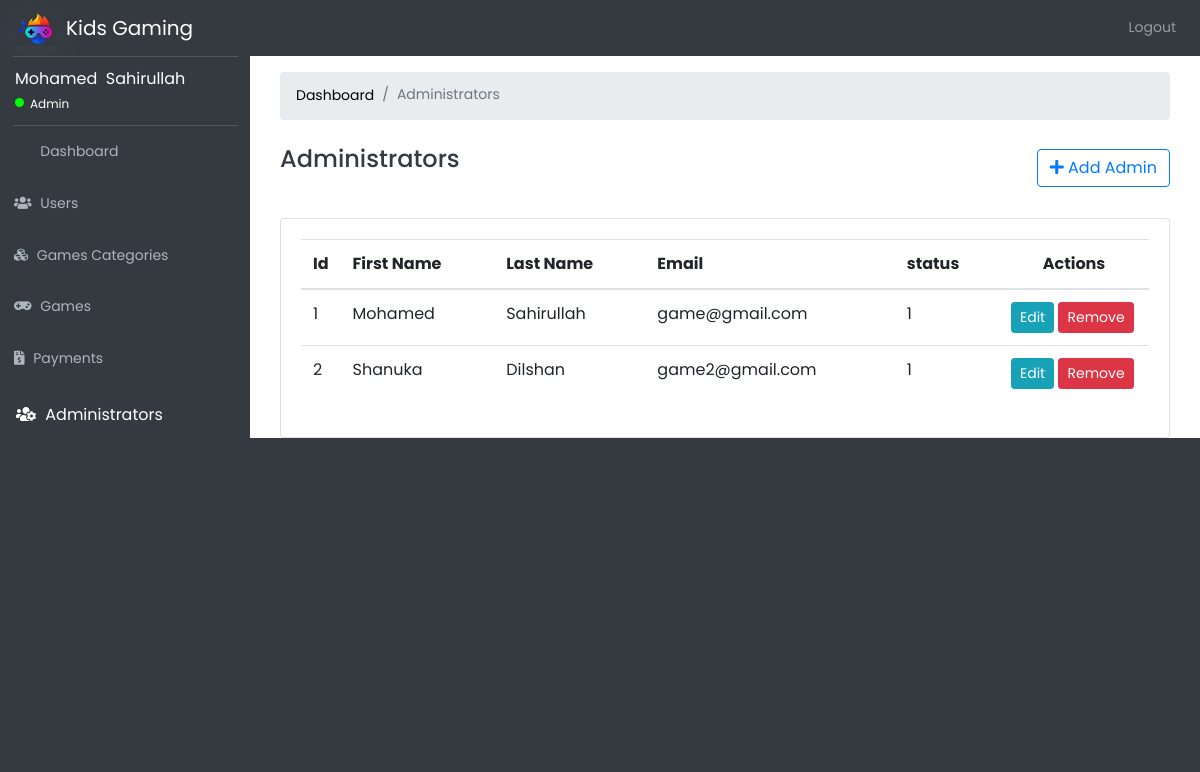
/dashboard/admin.php (signed in), run on the app's committed database.
### tables this page shows
CREATE TABLE `users` (
  `id` int(11) NOT NULL,
  `firstName` varchar(500) NOT NULL,
  `lastName` varchar(500) NOT NULL,
  `email` varchar(500) NOT NULL,
  `password` varchar(255) DEFAULT NULL,
  `role` varchar(200) NOT NULL,
  `status` tinyint(1) NOT NULL DEFAULT '1',
  `last_login` timestamp NOT NULL DEFAULT CURRENT_TIMESTAMP ON UPDATE CURRENT_TIMESTAMP
);

### dashboard/admin.php (the view, shortened to what this page needs)
<?php
include('../common/header.php');
include('d-header.php');
require '../common/conn.php';
$query = "SELECT * FROM users WHERE role='ROLE_ADMIN'";
$result = mysqli_query($conn, $query);
$admins = [];
while ($admin = mysqli_fetch_array($result)) {
    $admins[] = array(
        'id' => $admin['id'],
        'firstName' => $admin['firstName'],
        'lastName' => $admin['lastName'],
        'email' => $admin['email'],
        'status' => $admin['status'],
    );
}
?>
<body class="fixed-nav sticky-footer bg-dark">
    <div class="content-wrapper">
        <div class="container-fluid">
            <div class="col-12">
                <nav aria-label="breadcrumb">
                    <ol class="breadcrumb">
                        <li class="breadcrumb-item"><a class="cw" href="index.php">Dashboard</a></li>
                        <li class="breadcrumb-item active" aria-current="page"> Administrators</li>
                    </ol>
                </nav>
                <h4 class="page-title text-truncate text-dark font-weight-medium mbt-c-20"> Administrators</h4>
                <button class="btn btn-outline-primary pull-right add-new-btn" data-toggle="modal" data-target="#adminModel"> <i class="fa fa-plus mr-i-5"></i> Add Admin </button>
                <br>
                <div class="card">
                    <div class="card-body">
                        <div class="table-responsive">
                            <table id="zero_config" class="table no-wrap">
                                <thead>
                                    <tr>
                                        <th width="10px">Id</th>
                                        <th>First Name</th>
                                        <th>Last Name</th>
                                        <th>Email</th>
                                        <th>status</th>
                                        <th width="150px" class="text-center">Actions</th>
                                    </tr>
                                </thead>
                                <tbody>
                                    <?php foreach ($admins as $key => $admin) {
                                        echo "<tr>
                                        <td id='user-id'>" .  $key + 1 . "</td>
                                        <td>" . $admin['firstName'] . "</td>
                                        <td>" . $admin['lastName'] . "</td>
                                        <td>" . $admin['email'] . "</td>
                                        <td >" . $admin['status'] . "</td>
                                 <td><button type='button' data-id='" . $admin['id'] . "' data-name='" . $admin['name'] . "' class='btn btn-info btn-sm edit-btn' data-dismiss='modal'>Edit</button>
                                 <button type='button'  data-id='" . $admin['id'] . "' class='btn btn-danger btn-sm remove-btn'>Remove</button></td>
                                 </tr>";
                                    } ?>
                                </tbody>
                            </table>
                        </div>
                    </div>
                </div>
            </div>
        </div>
</body>

### common/header.php (shortened to what this page needs)
<!DOCTYPE html>
<html lang="en">
<head>
    <link rel="stylesheet" href="https://cdn.jsdelivr.net/npm/bootstrap@4.6.0/dist/css/bootstrap.min.css">
    <link rel="stylesheet" type="text/css" href="../fonts/font-awesome-4.7.0/css/font-awesome.min.css">
    <link rel="stylesheet" type="text/css" href="../fonts/iconic/css/material-design-iconic-font.min.css">
    <link rel="stylesheet" type="text/css" href="../vendor/animate/animate.css">
    <link rel="stylesheet" type="text/css" href="../vendor/css-hamburgers/hamburgers.min.css">
    <link rel="stylesheet" type="text/css" href="../vendor/animsition/css/animsition.min.css">
    <link rel="stylesheet" type="text/css" href="../vendor/select2/select2.min.css">
    <link rel="stylesheet" type="text/css" href="../vendor/daterangepicker/daterangepicker.css">
    <link rel="stylesheet" type="text/css" href="../css/util.css">
    <link rel="stylesheet" type="text/css" href="../css/main.css">
    <link rel="stylesheet" href="https://cdnjs.cloudflare.com/ajax/libs/material-design-iconic-font/2.2.0/css/material-design-iconic-font.min.css" />
    <link rel="stylesheet" href="https://pro.fontawesome.com/releases/v5.10.0/css/all.css" />
</head>
<body>

### dashboard/d-header.php (shortened to what this page needs)
<link rel="stylesheet" type="text/css" href="css/dashboard.css">
<nav class="navbar navbar-expand-lg navbar-dark bg-dark fixed-top " id="mainNav">
    <img src="../images/logo2.png" alt="logo" class="bxsd-1 logo-img">
    <a class="navbar-brand" href="index.html">Kids Gaming</a>
    <div class="collapse navbar-collapse" id="navbarResponsive">
        <ul class="navbar-nav navbar-sidenav" id="dashboard">
            <div class="hr-line"></div>
            <div class="user-name">
                    <span><?php echo $_SESSION['login_user_firstname'] ?></span>&nbsp<span><?php echo $_SESSION['login_user_lastname'] ?></span>
                    <div class="role-div"><span class="green-circle"></span><span class="role">Admin</span></div>
                </div>
            <div class="hr-line"></div>
            <li class="nav-item <?php echo basename($_SERVER['REQUEST_URI']) == 'index.php' ? 'disabled disabled-c disabled disabled-c-c' : '' ?>" data-toggle="tooltip" data-placement="right" title="Dashboard">
                <a class="nav-link <?php echo basename($_SERVER['REQUEST_URI']) == 'index.php' ? 'disabled disabled-c disabled-c' : '' ?>" href="index.php" style="color:#adb5bd;">
                    <i class="fa fa-fw fa-dashboard" style="margin-right: 5px;"></i>
                    <span class="nav-link-text">Dashboard </span>
                </a>
            </li>
            <li class="nav-item <?php echo basename($_SERVER['REQUEST_URI']) == 'users.php' ? 'disabled disabled-c' : '' ?>" data-toggle="tooltip" data-placement="right" title="Users">
                <a class="nav-link <?php echo basename($_SERVER['REQUEST_URI']) == 'users.php' ? 'disabled disabled-c' : '' ?>" href="users.php" style="color:#adb5bd;">
                    <i class="fas fa-users" style="margin-right: 5px;"></i>
                    <span class="nav-link-text">Users</span>
                </a>
            </li>
            <li class="nav-item <?php echo basename($_SERVER['REQUEST_URI']) == 'game-categories.php' ? 'disabled disabled-c' : '' ?>" data-toggle="tooltip" data-placement="right" title="Games Categories">
                <a class="nav-link <?php echo basename($_SERVER['REQUEST_URI']) == 'game-categories.php' ? 'disabled disabled-c' : '' ?>" href="game-categories.php" style="color:#adb5bd;">
                    <i class="fas fa-cubes" style="margin-right: 5px;"></i>
                    <span class="nav-link-text">Games Categories</span>
                </a>
            </li>
            <li class="nav-item <?php echo basename($_SERVER['REQUEST_URI']) == 'games.php' ? 'disabled disabled-c' : '' ?>" data-toggle="tooltip" data-placement="right" title="Games">
                <a class="nav-link <?php echo basename($_SERVER['REQUEST_URI']) == 'games.php' ? 'disabled disabled-c' : '' ?>" href="games.php" style="color:#adb5bd;">
                    <i class="fas fa-gamepad" style="margin-right: 5px;"></i>
                    <span class="nav-link-text">Games</span>
                </a>
            </li>
            <li class="nav-item <?php echo basename($_SERVER['REQUEST_URI']) == 'payments.php' ? 'disabled disabled-c' : '' ?>" data-toggle="tooltip" data-placement="right" title="Payments">
                <a class="nav-link <?php echo basename($_SERVER['REQUEST_URI']) == 'payments.php' ? 'disabled disabled-c' : '' ?>" href="payments.php" style="color:#adb5bd;">
                    <i class="fas fa-file-invoice-dollar" style="margin-right: 5px;"></i>
                    <span class="nav-link-text">Payments</span>
                </a>
            </li>
            <li class="nav-item <?php echo basename($_SERVER['REQUEST_URI']) == 'admin.php' ? 'disabled disabled-c' : '' ?>" data-toggle="tooltip" data-placement="right" title="Administrators">
                <a class="nav-link <?php echo basename($_SERVER['REQUEST_URI']) == 'admin.php' ? 'disabled disabled-c' : '' ?>" href="admin.php" style="color:#adb5bd;">
                    <i class="fas fa-users-cog" style="margin-right: 5px;"></i>
                    <span class="nav-link-text">Administrators</span>
                </a>
            </li>
        </ul>
        <ul class="navbar-nav ml-auto">
            <li class="nav-item">
                <a class="nav-link" data-toggle="modal" data-target="#exampleModal">
                    <i class="fa fa-fw fa-sign-out" style="margin-right:5px;"></i>Logout</a>
            </li>
        </ul>
    </div>
</nav>

### css/main.css (style rules this page uses)
* { margin: 0px; padding: 0px; box-sizing: border-box; }
body, html { height: 100%; font-family: 'Poppins', sans-serif; }
a { font-family: 'Poppins'; font-size: 14px; line-height: 1.7; color:#d7d7d7; margin: 0px; transition: all 0.4s; -webkit-transition: all 0.4s; -o-transition: all 0.4s; -moz-transition: all 0.4s; }
h1,h2,h3,h4,h5,h6 { margin: 0px; }
ul, li { margin: 0px; list-style-type: none; }
button { outline: none !important; border: none; background: transparent; }
body { background-color:#252324 ; color:white }
.cw { color: white; }

### dashboard/css/dashboard.css (style rules this page uses)
html { position: relative; min-height: 100%; }
body { overflow-x: hidden; }
body.sticky-footer { margin-bottom: 56px; }
body.sticky-footer .content-wrapper { min-height: calc(100vh - 56px - 0); }
body.fixed-nav { padding-top: 56px; }
.content-wrapper { min-height: calc(100vh - 56px); padding-top: 1rem; }
#mainNav .navbar-collapse { overflow: auto; max-height: 75vh; }
#mainNav .navbar-collapse .navbar-nav .nav-item .nav-link { cursor: pointer; }
@media (min-width: 992px) { #mainNav .navbar-brand { width: 250px; } }
@media (min-width: 992px) { #mainNav .navbar-collapse { overflow: visible; max-height: none; } }
@media (min-width: 992px) { #mainNav .navbar-collapse .navbar-sidenav { position: absolute; top: 0; left: 0; -webkit-flex-direction: column; -ms-flex-direction: column; flex-direction: column; margin-top: 56px; } }
@media (min-width: 992px) { #mainNav .navbar-collapse .navbar-sidenav > .nav-item { width: 250px; padding: 0; } }
@media (min-width: 992px) { #mainNav .navbar-collapse .navbar-sidenav > .nav-item > .nav-link { padding: 1em; } }
@media (min-width: 992px) { #mainNav.fixed-top .navbar-sidenav { height: calc(100vh - 112px); } }
.content-wrapper { overflow-x: hidden; background: white; }
@media (min-width: 992px) { .content-wrapper { margin-left: 250px; } }
#mainNav.navbar-dark .navbar-collapse .navbar-sidenav > .nav-item > .nav-link { color: #868e96; }
@media (min-width: 992px) { #mainNav.navbar-dark .navbar-collapse .navbar-sidenav { background: #343a40; } }
.logo-img { width: 2.5rem; margin-right: 10px; }
.bxsd-1 { box-shadow: rgb(100 100 111 / 20%) 0px 7px 29px 0px; }
.hr-line { width:90%; margin:0 auto; border-bottom-color: rgb(88 88 88); border-bottom-style: solid; border-bottom-width: 0.01px; }
.user-name { margin-left:15px; margin-top: 10px; }
.user-name .role-div { font-size: 12px; margin-bottom:12px; margin-top:4px; }
.user-name .green-circle { width: 9px; height: 9px; background-color: lime; position: absolute; border-radius: 100%; margin-top: 3px; }
.user-name .role-div .role { margin-left:15px; }
.cw { color:black !important; }
.breadcrumb a, .breadcrumb li { font-size:14px !important; }
.mbt-c-20 { margin-top:25px; margin-bottom:20px; }
.add-new-btn { float: right; position: relative; margin-top: -45px; }
.disabled-c { font-size: 16px; color:white !important; }

### data on the page
users: firstName "Mohamed", lastName "Sahirullah", email "game@gmail.com", status "1"
users: firstName "Shanuka", lastName "Dilshan", email "game2@gmail.com", status "1"

### other printed values
$_SESSION['login_user_firstname'] "Mohamed"
$_SESSION['login_user_lastname'] "Sahirullah"
